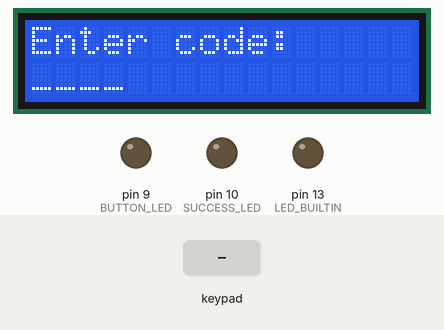
Recording of a sketch running on a simulated Arduino Uno, built with avr-gcc and run on an emulated ATmega328P. Shown: 16×2 character LCD, output pins drawn as LEDs (lit = HIGH). Dashed ring = blinking. The inputs (shaded band) are chosen by the test bench.

Above: at 1.2 s.
1.3 s: key '#' pressed
At 1.8 s:
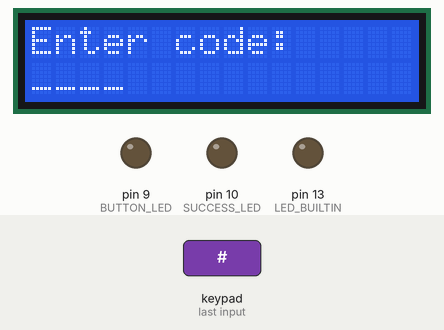
2.9 s: keypad keys 5 2 9 1 pressed 0.4 s apart
At 3.37 s:
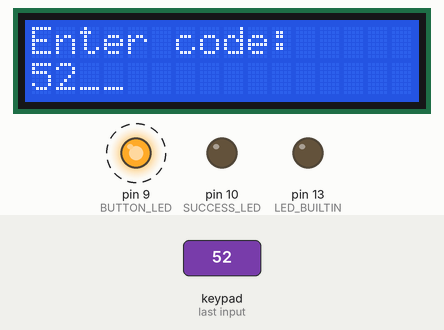
At 6.7 s:
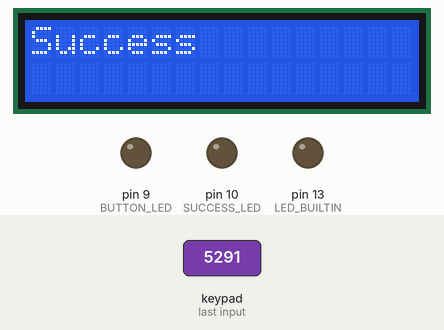
Timing chart, 0 to 8.2 s (numbered marks = the images above; inputs shaded):
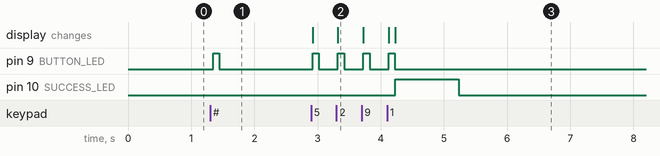

The sketch:

timing-attack.ino
```cpp
#include <Keypad.h>
#include <LiquidCrystal_I2C.h>
#include <Wire.h>

#define PASSWORD_LENGTH 4

#define BUTTON_LED    9
#define SUCCESS_LED   10

#define ROWS 4
#define COLS 3

char keys[ROWS][COLS] = {
  {'1','2','3'},
  {'4','5','6'},
  {'7','8','9'},
  {'*','0','#'}
};

byte rowPins[ROWS] = {8, 7, 6, 5};
byte colPins[COLS] = {4, 3, 2};

Keypad keypad = Keypad(makeKeymap(keys), rowPins, colPins, ROWS, COLS);

LiquidCrystal_I2C lcd(0x27,16,2);

const char* password = "5291";
char buffer[PASSWORD_LENGTH];

int currentBufferPosition = 0;
int entering = 0;

void displayEnteredPin() {
  lcd.setCursor(0, 0);
  lcd.print("Enter code:");

  for(uint8_t i = 0; i < currentBufferPosition; i++) {
    lcd.setCursor(i, 1);
    lcd.print(buffer[i]);
  }
  for(uint8_t i = currentBufferPosition; i < PASSWORD_LENGTH; i++) {
    lcd.setCursor(i, 1);
    lcd.print("_");
  }
}

void setup() {
  // Serial.begin(9600);

  pinMode(LED_BUILTIN, OUTPUT);
  pinMode(BUTTON_LED, OUTPUT);
  pinMode(SUCCESS_LED, OUTPUT);

  digitalWrite(LED_BUILTIN, LOW);
  digitalWrite(BUTTON_LED, LOW);
  digitalWrite(SUCCESS_LED, LOW);

  lcd.init();
  lcd.backlight();

  displayEnteredPin();
}

int check(char *input) {
  int i;

  for(i = 0 ; i < PASSWORD_LENGTH ; i++) {
    if(input[i] != password[i]) {
      return 0;
    }
  }

  return 1;
}

void loop() {
  char key = keypad.getKey();
  if(key){
    if(key == '#') {
      currentBufferPosition = 0;
      entering = 1;
      displayEnteredPin();
    }

    if(entering == 1) {
      switch(key) {
        case '0':
          buffer[currentBufferPosition] = '0';
          currentBufferPosition++;
          break;
        case '1':
          buffer[currentBufferPosition] = '1';
          currentBufferPosition++;
          break;
        case '2':
          buffer[currentBufferPosition] = '2';
          currentBufferPosition++;
          break;
        case '3':
          buffer[currentBufferPosition] = '3';
          currentBufferPosition++;
          break;
        case '4':
          buffer[currentBufferPosition] = '4';
          currentBufferPosition++;
          break;
        case '5':
          buffer[currentBufferPosition] = '5';
          currentBufferPosition++;
          break;
        case '6':
          buffer[currentBufferPosition] = '6';
          currentBufferPosition++;
          break;
        case '7':
          buffer[currentBufferPosition] = '7';
          currentBufferPosition++;
          break;
        case '8':
          buffer[currentBufferPosition] = '8';
          currentBufferPosition++;
          break;
        case '9':
          buffer[currentBufferPosition] = '9';
          currentBufferPosition++;
          break;
      }
      displayEnteredPin();
      digitalWrite(BUTTON_LED, HIGH);
      delay(100);
      digitalWrite(BUTTON_LED, LOW);
    }
  }

  if(currentBufferPosition == PASSWORD_LENGTH) {
    currentBufferPosition = 0;
    entering = 0;

    int r;

    noInterrupts();
    digitalWrite(LED_BUILTIN, HIGH);
    r = check(buffer);
    digitalWrite(LED_BUILTIN, LOW);
    interrupts();

    // for(int i = 0; i < PASSWORD_LENGTH; i++) {
    //   Serial.print(buffer[i]);
    // }
    // Serial.println("");

    if(r) {
      lcd.clear();
      lcd.setCursor(0, 0);
      lcd.print("Success");
      digitalWrite(SUCCESS_LED, HIGH);
      delay(1000);
      digitalWrite(SUCCESS_LED, LOW);
    }
    else {
      lcd.clear();
      lcd.setCursor(0, 0);
      lcd.print("Fail");
      digitalWrite(BUTTON_LED, HIGH);
      delay(1000);
      digitalWrite(BUTTON_LED, LOW);
    }
  }
}
```

Measured:
- after the input at 1.3 s, pin 9 (BUTTON_LED): LOW → HIGH after 0.05 s, → LOW 0.10 s later
- after the input at 2.9 s, pin 9 (BUTTON_LED): alternates HIGH for 0.10 s and LOW for 0.30 s, 8 changes in all, then stays LOW, starting at once; pin 10 (SUCCESS_LED): LOW → HIGH after 1.3 s, → LOW 1.0 s later; the display: first changes at once (image 2 shows a later state)
